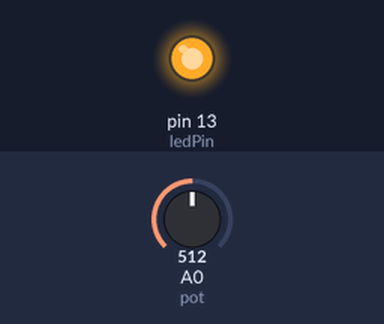
The sketch below on a simulated Arduino Uno, built with avr-gcc and run on an emulated ATmega328P. Shown: output pins drawn as LEDs (lit = HIGH). The inputs (shaded band) are chosen by the test bench; at power-on: A0 (pot) = 512. What the sketch prints to the serial monitor is not drawn.

Above: at 1.2 s.
1.3 s: A0 (pot) set to 495
At 2.3 s:
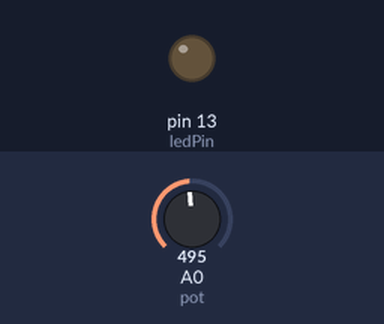
2.8 s: A0 (pot) set to 511
Timing chart, 0 to 5.8 s (numbered marks = the images above; inputs shaded):
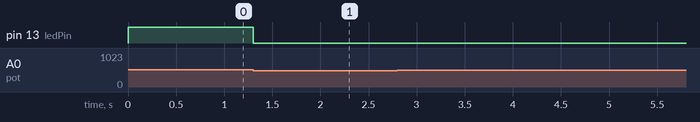

The sketch:

serial_arduino_analog.ino
```cpp
const int ledPin = 13;       // pin that the LED is attached to
int analogValue = 0;        // value read from the pot
int brightness = 0;         // PWM pin that the LED is on.

void setup() {
    // initialize serial communications at 9600 bps:
    Serial.begin(9600);
    // declare the led pin as an output:
    pinMode(ledPin, OUTPUT);
}

void loop() {
    analogValue = analogRead(A0);      // read the pot value
    brightness = analogValue /4;       //divide by 4 to fit in a byte
    analogWrite(ledPin, brightness);   // PWM the LED with the brightness value
    Serial.write(brightness);        // print the brightness value back to the serial monitor
}
```

Measured:
- the behaviour switches between 512 and 511 on A0 (pot) (found by bisection; images 0 and 1)
- after the input at 1.3 s, pin 13 (ledPin): HIGH → LOW at once
- after the input at 2.8 s, every drawn part: stays the same
